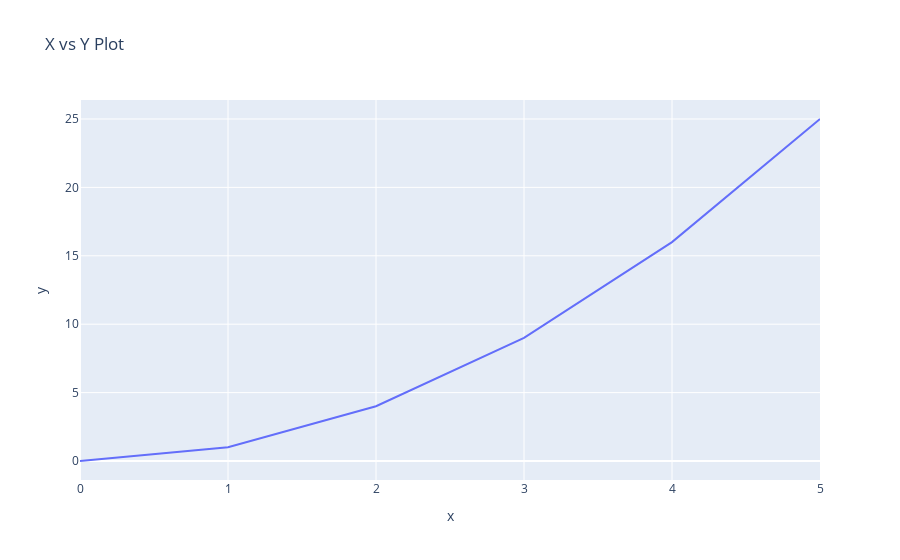

The notebook cell this image was saved under:
### Markdown cell above
Let's add a title. Note the difference in the code.

### Code cell
# Create the plot, this time including a title
fig = px.line(x=x_data, y=y_data, title='X vs Y Plot')

# Show the plot
fig.show()

### Figure 1 — Plotly figure (JSON) as saved in the notebook; plotly's stock layout.template omitted (floating-point values rounded to 4 significant figures)
{"data": [{"hovertemplate": "x=%{x}<br>y=%{y}<extra></extra>", "legendgroup": "", "line": {"color": "#636efa", "dash": "solid"}, "marker": {"symbol": "circle"}, "mode": "lines", "name": "", "orientation": "v", "showlegend": false, "type": "scatter", "x": [0, 1, 2, 3, 4, 5], "xaxis": "x", "y": [0, 1, 4, 9, 16, 25], "yaxis": "y"}], "layout": {"legend": {"tracegroupgap": 0}, "title": {"text": "X vs Y Plot"}, "xaxis": {"anchor": "y", "domain": [0, 1], "title": {"text": "x"}}, "yaxis": {"anchor": "x", "domain": [0, 1], "title": {"text": "y"}}}}
